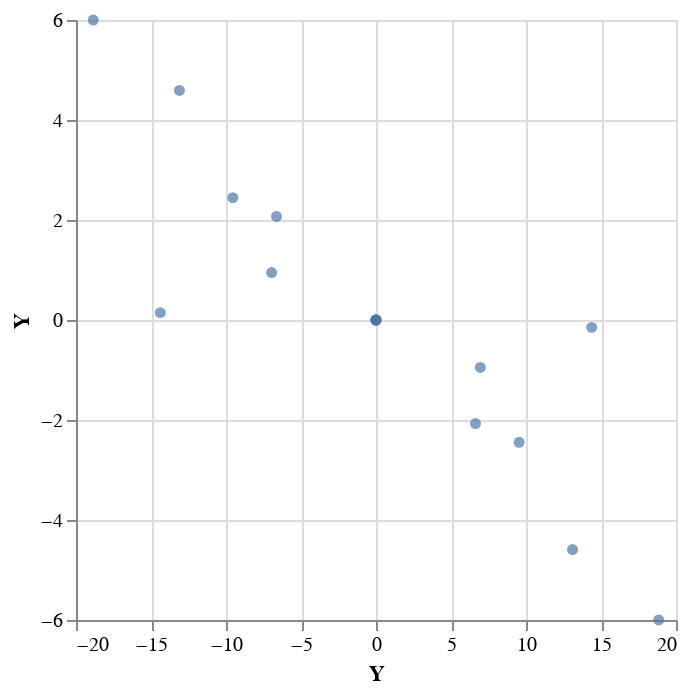

Write notebook code for a chart like this one.
### Code cell
ps_v = alt.Chart(data).mark_circle().encode(
    x=alt.X('ps_v', axis=alt.Axis(title='Y')),
    y=alt.Y('ps_vp', axis=alt.Axis(title='Y')),
)
ps_v

### Figure 1 — Vega-Lite specification as saved in the notebook (floating-point values rounded to 4 significant figures)
{"$schema": "https://vega.github.io/schema/vega-lite/v1.2.1.json", "data": {"values": [{"particleID": 0, "ps_delta": 0, "ps_l": 0, "ps_u": 0, "ps_up": -1.607e-14, "ps_v": 0, "ps_vp": -3.946e-20, "sourceID": 16777220, "t_event": 302}, {"particleID": 1, "ps_delta": 5.305e-06, "ps_l": -6.529, "ps_u": 5.96, "ps_up": -14.6, "ps_v": 1.448e-06, "ps_vp": 1.038e-05, "sourceID": 16777220, "t_event": 305.9}, {"particleID": 2, "ps_delta": 3.176e-06, "ps_l": -4.585, "ps_u": 4.439, "ps_up": -9.51, "ps_v": 6.956, "ps_vp": -0.9482, "sourceID": 16777220, "t_event": 304.7}, {"particleID": 3, "ps_delta": -2.695e-07, "ps_l": -0.02987, "ps_u": 0.1737, "ps_up": 0.6009, "ps_v": 9.54, "ps_vp": -2.446, "sourceID": 16777220, "t_event": 302.0}, {"particleID": 4, "ps_delta": -1.718e-06, "ps_l": 4.367, "ps_u": -4.589, "ps_up": 9.112, "ps_v": 6.634, "ps_vp": -2.07, "sourceID": 16777220, "t_event": 299.4}, {"particleID": 5, "ps_delta": -2.12e-06, "ps_l": 6.135, "ps_u": -6.539, "ps_up": 12.85, "ps_v": -7.841e-06, "ps_vp": -7.214e-05, "sourceID": 16777220, "t_event": 298.4}, {"particleID": 6, "ps_delta": -1.841e-06, "ps_l": 4.367, "ps_u": -4.589, "ps_up": 9.112, "ps_v": -6.634, "ps_vp": 2.07, "sourceID": 16777220, "t_event": 299.4}, {"particleID": 7, "ps_delta": -3.781e-07, "ps_l": -0.02994, "ps_u": 0.1736, "ps_up": 0.6008, "ps_v": -9.54, "ps_vp": 2.446, "sourceID": 16777220, "t_event": 302.0}, {"particleID": 8, "ps_delta": 3.087e-06, "ps_l": -4.585, "ps_u": 4.439, "ps_up": -9.51, "ps_v": -6.956, "ps_vp": 0.9483, "sourceID": 16777220, "t_event": 304.7}, {"particleID": 9, "ps_delta": -1.04e-05, "ps_l": -13.52, "ps_u": 9.968, "ps_up": -35.78, "ps_v": -1.388e-06, "ps_vp": -2.207e-05, "sourceID": 16777220, "t_event": 310.0}, {"particleID": 10, "ps_delta": 7.622e-06, "ps_l": -9.376, "ps_u": 8.403, "ps_up": -20.36, "ps_v": 14.38, "ps_vp": -0.1475, "sourceID": 16777220, "t_event": 307.5}, {"particleID": 11, "ps_delta": -8.579e-07, "ps_l": -0.1404, "ps_u": 0.8539, "ps_up": 2.98, "ps_v": 18.85, "ps_vp": -5.998, "sourceID": 16777220, "t_event": 302.1}, {"particleID": 12, "ps_delta": -4.353e-06, "ps_l": 8.512, "ps_u": -9.274, "ps_up": 17.94, "ps_v": 13.1, "ps_vp": -4.592, "sourceID": 16777220, "t_event": 297.0}, {"particleID": 13, "ps_delta": -0.0001063, "ps_l": 11.76, "ps_u": -12.35, "ps_up": 29.06, "ps_v": -2.179e-05, "ps_vp": -0.0001968, "sourceID": 16777220, "t_event": 295.1}, {"particleID": 14, "ps_delta": -4.536e-06, "ps_l": 8.512, "ps_u": -9.274, "ps_up": 17.94, "ps_v": -13.1, "ps_vp": 4.592, "sourceID": 16777220, "t_event": 297.0}, {"particleID": 15, "ps_delta": -1.109e-06, "ps_l": -0.1404, "ps_u": 0.8539, "ps_up": 2.98, "ps_v": -18.85, "ps_vp": 5.999, "sourceID": 16777220, "t_event": 302.1}, {"particleID": 16, "ps_delta": 7.468e-06, "ps_l": -9.376, "ps_u": 8.403, "ps_up": -20.36, "ps_v": -14.38, "ps_vp": 0.1477, "sourceID": 16777220, "t_event": 307.5}]}, "encoding": {"x": {"axis": {"title": "Y"}, "field": "ps_v", "type": "quantitative"}, "y": {"axis": {"title": "Y"}, "field": "ps_vp", "type": "quantitative"}}, "mark": "circle"}
